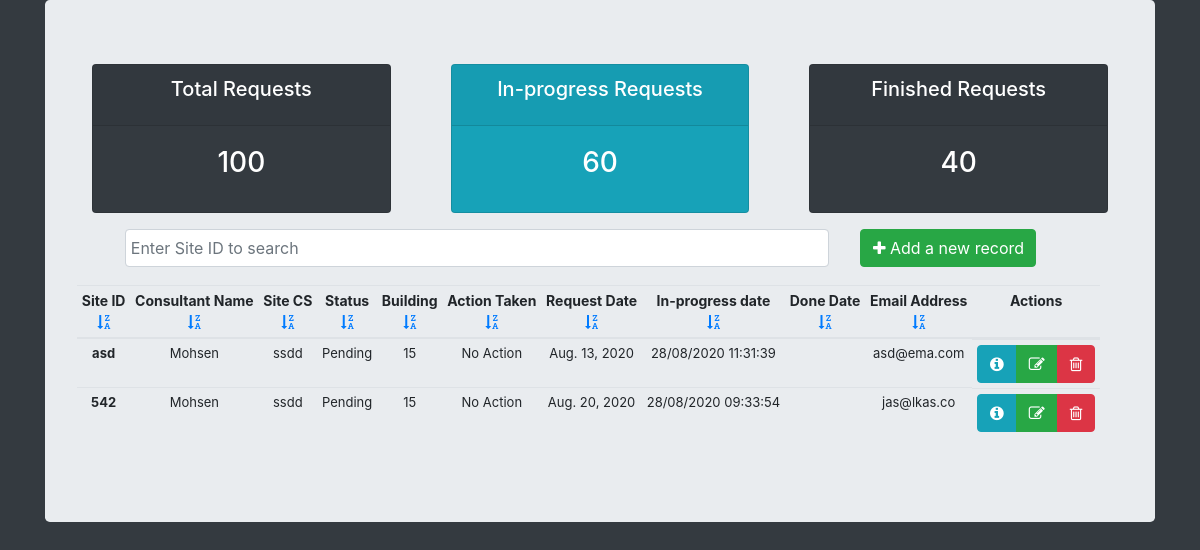
/roapp/search/ (signed in), run on an earlier commit of the app's database.
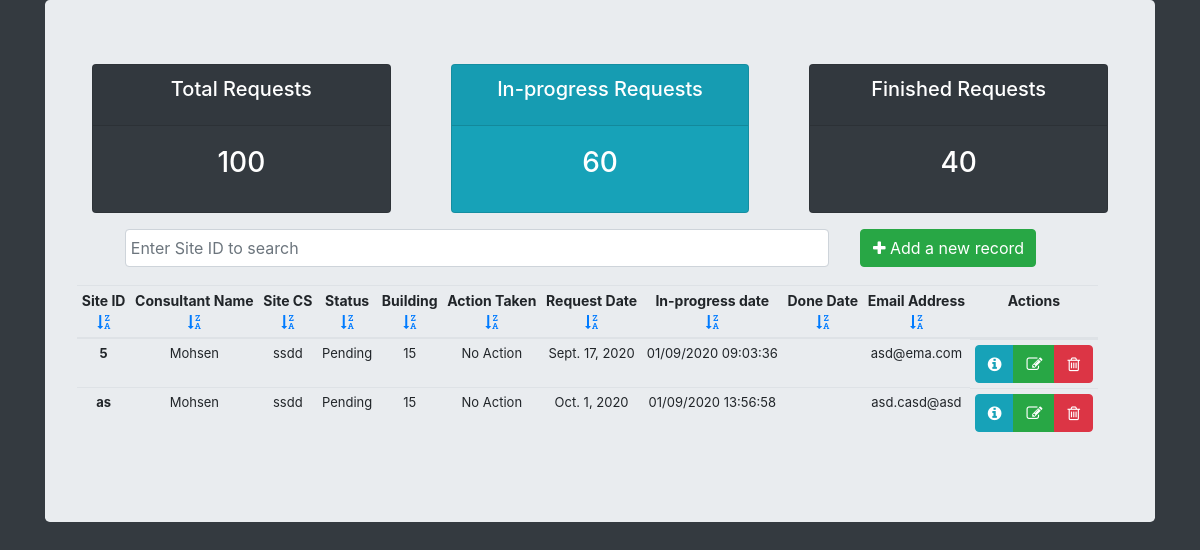
And on a later commit of the database.
### ro_app/models.py (models this page shows, shortened)
class SiteData(models.Model):
    site_id = models.CharField(max_length=256)
    consultant_name = models.ForeignKey(ConsVals,on_delete=models.DO_NOTHING, default='')
    requester_dept = models.ForeignKey(ReqVals,on_delete=models.DO_NOTHING, default='')
    status = models.ForeignKey(StatVals,on_delete=models.DO_NOTHING, default='')
    site_case = models.ForeignKey(SiteVals,on_delete=models.DO_NOTHING, default='')
    building = models.ForeignKey(BuilVals,on_delete=models.DO_NOTHING, default='')
    action_taken = models.ForeignKey(ActVals,on_delete=models.DO_NOTHING, default='')
    star_site = models.ForeignKey(StarVals,on_delete=models.DO_NOTHING, default='')
    remarks = models.CharField(max_length=256, default='')
    mail_name = models.CharField(max_length=256, default='')
    project_name = models.CharField(max_length=256, default='')
    max_rating_in = models.CharField(max_length=256, default='')
    consultant_recommendations = models.CharField(max_length=256, default='')
    new_requirement = models.TextField(default='')
    request_date = models.DateField(default=datetime.today().strftime('%Y-%m-%d'))
    last_visit = models.DateField(default=datetime.today().strftime('%Y-%m-%d'))
    feedback = models.DateField(default=datetime.today().strftime('%Y-%m-%d'))
    max_rating_per = models.FloatField(max_length=256, default='0.1')
    updated_at = models.DateTimeField(auto_now=True)
    in_progress_date = models.CharField(max_length=256, blank=True)
    done_date = models.CharField(max_length=256, blank=True)
    email_address = models.CharField(max_length=256, default='')
    staff_id = models.CharField(max_length=256, default='')
    area = models.CharField(max_length=256, default='')
    rt_gf = models.CharField(max_length=256, default='')
    str_type = models.CharField(max_length=256, default='')
    height = models.CharField(max_length=256, default='')

class ConsVals(models.Model):
    consultant_name = models.CharField(max_length=256, blank=True)
    def __str__(self):
        return self.consultant_name

class SiteVals(models.Model):
    site_case = models.CharField(max_length=256, blank=True)
    def __str__(self):
        return self.site_case

class StatVals(models.Model):
    status = models.CharField(max_length=256, blank=True)
    def __str__(self):
        return self.status

class BuilVals(models.Model):
    building = models.CharField(max_length=256, blank=True)
    def __str__(self):
        return self.building

class ActVals(models.Model):
    action_taken = models.CharField(max_length=256, blank=True)
    def __str__(self):
        return self.action_taken

### ro_app/views.py (the view, shortened to what this page needs)
# urls.py: path('search/', views.civil_view, name= 'search'),
@login_required
def civil_view(request, pk = None):
    if '/roapp/search/' in request.path:
        search_data = SiteData.objects.all()
        context= {'all_search_results': search_data}
        return render(request, "ro_app/civil_main.html", context)

### ro_app/templates/ro_app/civil_main.html (shortened to what this page needs)
<!DOCTYPE html>
{% load static %}
<html lang="en">
<head>
    <link rel="stylesheet" href="https://stackpath.bootstrapcdn.com/bootstrap/4.5.2/css/bootstrap.min.css">
    <link rel="stylesheet" href="https://cdnjs.cloudflare.com/ajax/libs/font-awesome/4.7.0/css/font-awesome.min.css">
    <link rel="stylesheet" href="{% static 'css/tables.css' %}">
    <link rel="stylesheet" href="https://code.jquery.com/ui/1.12.1/themes/base/jquery-ui.css">
    <link rel="stylesheet" href="https://cdnjs.cloudflare.com/ajax/libs/animate.css/4.0.0/animate.min.css">
    <link rel="stylesheet" href="https://cdnjs.cloudflare.com/ajax/libs/toastr.js/latest/toastr.min.css">
</head>
<body class="bg-dark" onload="animateValue('value', 0, 100, 1000); animateValue('value2', 0, 60, 1000);animateValue('value3', 0, 40, 1000)">
{% if '/roapp/search/' in request.path or 'success' in request.path%}
    <div class="container">
        <div class="jumbotron">
            <div class="row">
                <div class="col">
                    <div class="col-md">
                        <div class="card text-center mb-3 bg-dark text-white">
                              <div class="card-header">
                                  <h5 class="card-title">Total Requests</h5>
                              </div>
                              <div class="card-body">
                                <h3 class="card-title" id="value" ></h3>
                              </div>
                        </div>
                    </div>
                </div>
                <div class="col">
                    <div class="col-md">
                        <div class="card text-center mb-3 bg-info text-white">
                              <div class="card-header">
                                  <h5 class="card-title">In-progress Requests</h5>
                              </div>
                              <div class="card-body">
                                <h3 class="card-title" id="value2" ></h3>
                              </div>
                        </div>
                    </div>
                </div>
                <div class="col">
                    <div class="col-md">
                        <div class="card text-center mb-3 bg-dark text-white">
                              <div class="card-header">
                                  <h5 class="card-title">Finished Requests</h5>
                              </div>
                              <div class="card-body">
                                <h3 class="card-title" id="value3" ></h3>
                              </div>
                        </div>
                    </div>
                </div>
            </div>
            {% endif %}
            {% if '/roapp/search/' in request.path%}
            <div class="form-group">
                <div class="form-row">
                    <p style="padding-left: 5%;";></p>
                    <input type="search" class="form-control col-8 " id="myInput"  name="search" onkeyup="filterTable()"  placeholder="Enter Site ID to search">
                    <p style="padding-left: 3%;";></p>
                    <a class="btn btn btn-success col-2" onclick="modalAdder();" data-url="{% url 'add' %}" id="addbutton"> <i class="fa fa-plus" aria-hidden="true"></i> Add a new record</a>
                </div>
            </div>
                <table>
                    <tr>
                        <th id="elementId"></th>
                    </tr>
                </table>
                <div class="table-responsive">
                    <div class="table-wrapper" >
                        <table  class="table table-hover table-sm" id="myTable" >
                            <thead>
                                <tr id="wrapper" class="text-center">
                                    <th scope="col" >Site ID <br><a  class="fa fa-sort-alpha-desc" onclick="sortTable(0)"></a></th>
                                    <th scope="col">Consultant Name<br><a class="fa fa-sort-alpha-desc" onclick="sortTable(1)"></a></th>
                                    <th scope="col">Site CS<br><a class="fa fa-sort-alpha-desc" onclick="sortTable(2)"> </a></th>
                                    <th scope="col">Status<br><a class="fa fa-sort-alpha-desc" onclick="sortTable(3)"> </a></th>
                                    <th scope="col">Building<br><a class="fa fa-sort-alpha-desc" onclick="sortTable(4)"> </a></th>
                                    <th scope="col">Action Taken<br><a class="fa fa-sort-alpha-desc" onclick="sortTable(5)"> </a></th>
                                    <th scope="col">Request Date<br><a class="fa fa-sort-alpha-desc" onclick="sortTable(6)"> </a></th>
                                    <th scope="col">In-progress date<br><a class="fa fa-sort-alpha-desc" onclick="sortTable(7)" > </a></th>
                                    <th scope="col">Done Date<br><a class="fa fa-sort-alpha-desc" onclick="sortTable(8)"> </a></th>
                                    <th scope="col">Email Address<br><a class="fa fa-sort-alpha-desc" onclick="sortTable(9)"> </a></th>
                                    <th scope="col">Actions<br><br></th>
                                </tr>
                            </thead>
                            <tbody >
                                {% for result in all_search_results %}
                                    <tr class="text-center">
                                        <td > <strong> {{ result.site_id }} </strong> </td>
                                        <td> {{ result.consultant_name }} </td>
                                        <td> {{ result.site_case }} </td>
                                        <td> {{ result.status }} </td>
                                        <td> {{ result.building }} </td>
                                        <td> {{ result.action_taken }} </td>
                                        <td> {{ result.request_date }} </td>
                                        <td> {{ result.in_progress_date }} </td>
                                        <td> {{ result.done_date }} </td>
                                        <td> {{ result.email_address }} </td>
                                        <td class="btn-group">
                                            <a class="btn  btn-info" onclick="modalDetailor(this.id);"data-url="{% url 'detail' pk=result.pk %}" id="detailbutton{{result.pk}}"><i class="fa fa-info-circle" title="Record info"  aria-hidden="true"></i></a>
                                            <a class="btn btn-success" onclick="modalEditor(this.id);"data-url="{% url 'site_edit' pk=result.pk %}" id="editbutton{{result.pk}}"><i class="fa fa-pencil-square-o" title="Edit Record" aria-hidden="true"></i></a>
                                            <a class="btn  btn-danger" onclick="modalRemover(this.id);"data-url="{% url 'site_remove' pk=result.pk %}" id="deletebutton{{result.pk}}"><i class="fa fa-trash-o" title="Delete Record"  aria-hidden="true"></i></a>
                                        </td>
                                    </tr>
                                {% endfor %}
                            </tbody>
                        </table>
                    </div>
                </div>
        </div>
    </div>
    {% endif %}
</body>
</html>

### ro_app/static/css/tables.css (style rules this page uses)
#myTable a { cursor: pointer; }
#myTable th { font-size: 14px; }
#myTable td { font-size: 13px; }
.table-wrapper { max-height: 500px; overflow: auto; display:inline-block; }

What changed in the data, as far as the page shows it:
removed SiteData: site_id "asd", consultant_name "Mohsen", site_case "ssdd", status "Pending", building "15", action_taken "No Action", request_date "Aug. 13, 2020", in_progress_date "28/08/2020 11:31:39", email_address "asd@ema.com"
removed SiteData: site_id "542", consultant_name "Mohsen", site_case "ssdd", status "Pending", building "15", action_taken "No Action", request_date "Aug. 20, 2020", in_progress_date "28/08/2020 09:33:54", email_address "jas@lkas.co"
added SiteData: site_id "5", consultant_name "Mohsen", site_case "ssdd", status "Pending", building "15", action_taken "No Action", request_date "Sept. 17, 2020", in_progress_date "01/09/2020 09:03:36", email_address "asd@ema.com"
added SiteData: site_id "as", consultant_name "Mohsen", site_case "ssdd", status "Pending", building "15", action_taken "No Action", request_date "Oct. 1, 2020", in_progress_date "01/09/2020 13:56:58", email_address "asd.casd@asd"
